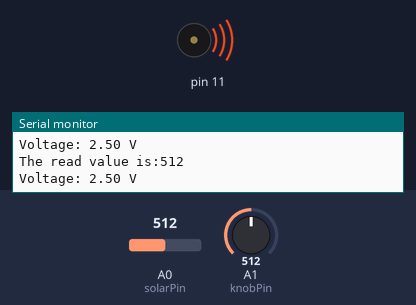
A sketch run on a simulated Arduino Uno, built with avr-gcc and run on an emulated ATmega328P. Shown: buzzer (waves = sounding), the last lines printed to the serial monitor. Inputs (shaded band) come from the test bench; at power-on: A0 (solarPin) = 512, A1 (knobPin) = 512. Random numbers use the default seed unless the sketch sets one.

Above: at 1.2 s.
1.3 s: A0 (solarPin) set to 716
At 1.59 s:
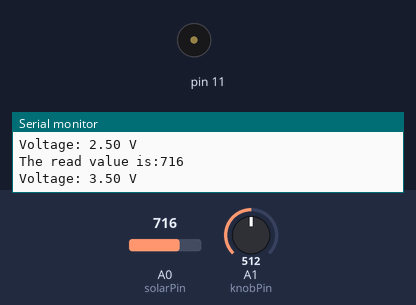
4.3 s: A0 (solarPin) set to 900
6.3 s: A0 (solarPin) set to 0
7.8 s: A0 (solarPin) set to 1023
Timing chart, 0 to 11.8 s (numbered marks = the images above; inputs shaded):
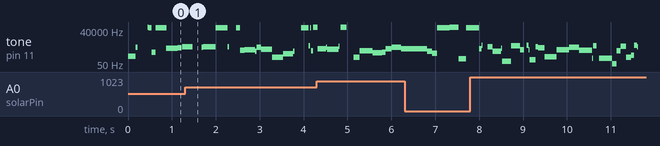

The sketch:

SolarSynth.ino
```cpp
/* L M Wilkins 2022, Solar Media Synth Logger
 * WARNING: DO NOT USE MORE THAN 5V SOLAR CELL WITHOUT VOLTAGE
 * DIVIDER! Also amend multiplier for acurate voltage (multple the
 * times you divided the voltage :)
 *
 * Makes music out of voltage and prints voltage to serial
 *
 * Circuit:
 * Buzzer on pin 11
 * Solar cell on pin A0
 * Knob on pin A1
 *
 * You could add more knobs for duration, delay, etc.
 */

int modifier; // modifer for synth sound
int v = 1; // Modifier if you're using more than 5v
#define solarPin A0
#define knobPin A1 // synth knob

void setup() {
  Serial.begin(9600); // start serial
}

void loop() {
  modifier = analogRead(knobPin) * 2;
  tone(11, random((analogRead(A0) - modifier), analogRead(A0) + modifier), random(0, analogRead(A0)));
  delay(random(300));
  voltage();
}

void voltage() {
  Serial.print("The read value is:");
  Serial.println(analogRead(solarPin));
  int Input  = analogRead(solarPin);
  double voltage = Input * (5.0 / 1024.0)*v;
  Serial.print("Voltage: ");
  Serial.print(voltage);
  Serial.println(" V");
}
```

Measured:
- by itself, tone on pin 11: plays 1009 Hz for 0.06 s, 1933 Hz for 0.03 s, 1430 Hz for 0.11 s, 609 Hz for 0.20 s, 1117 Hz for 0.02 s, 87 Hz for 0.21 s … (28 notes in this stretch)
